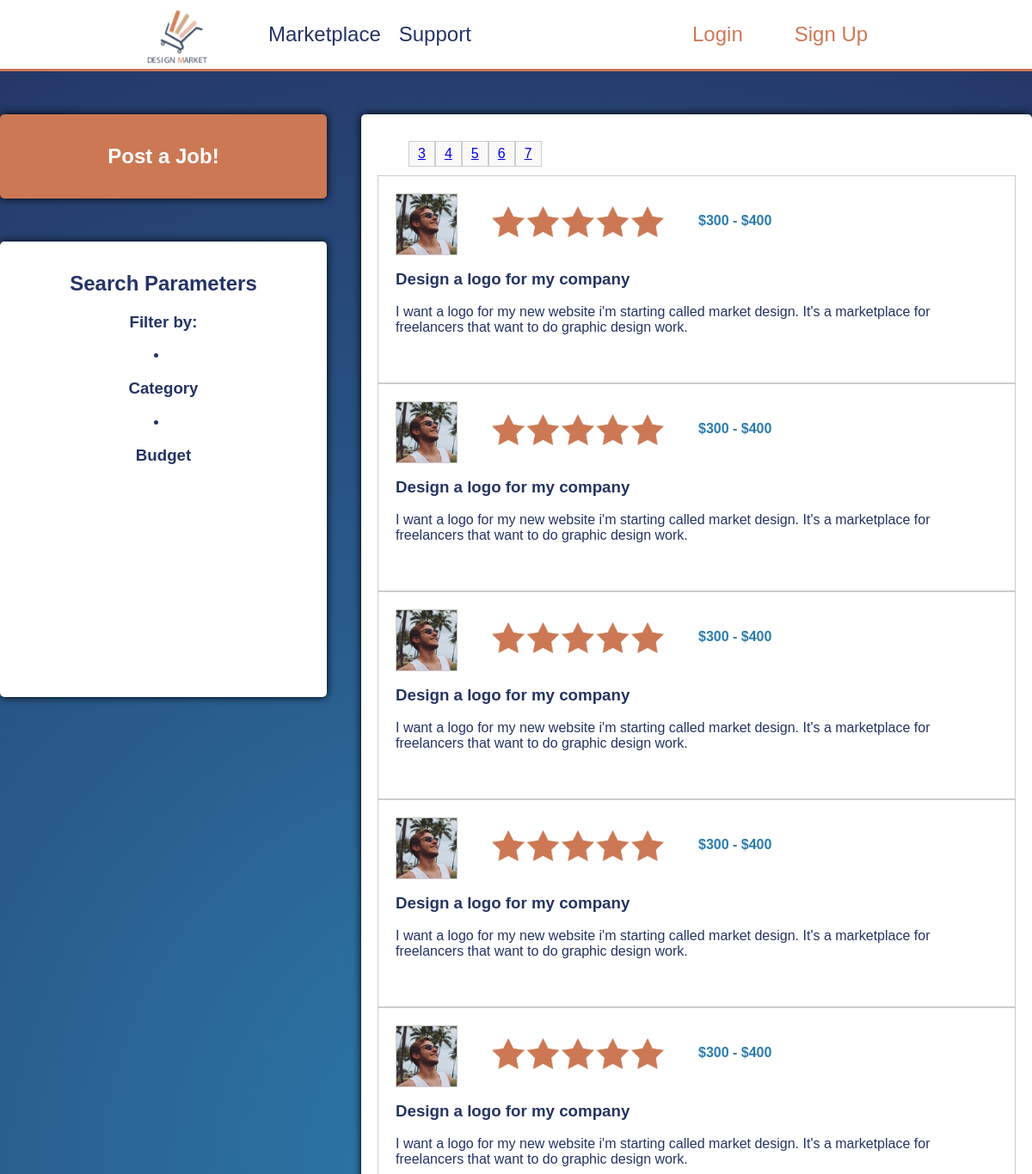
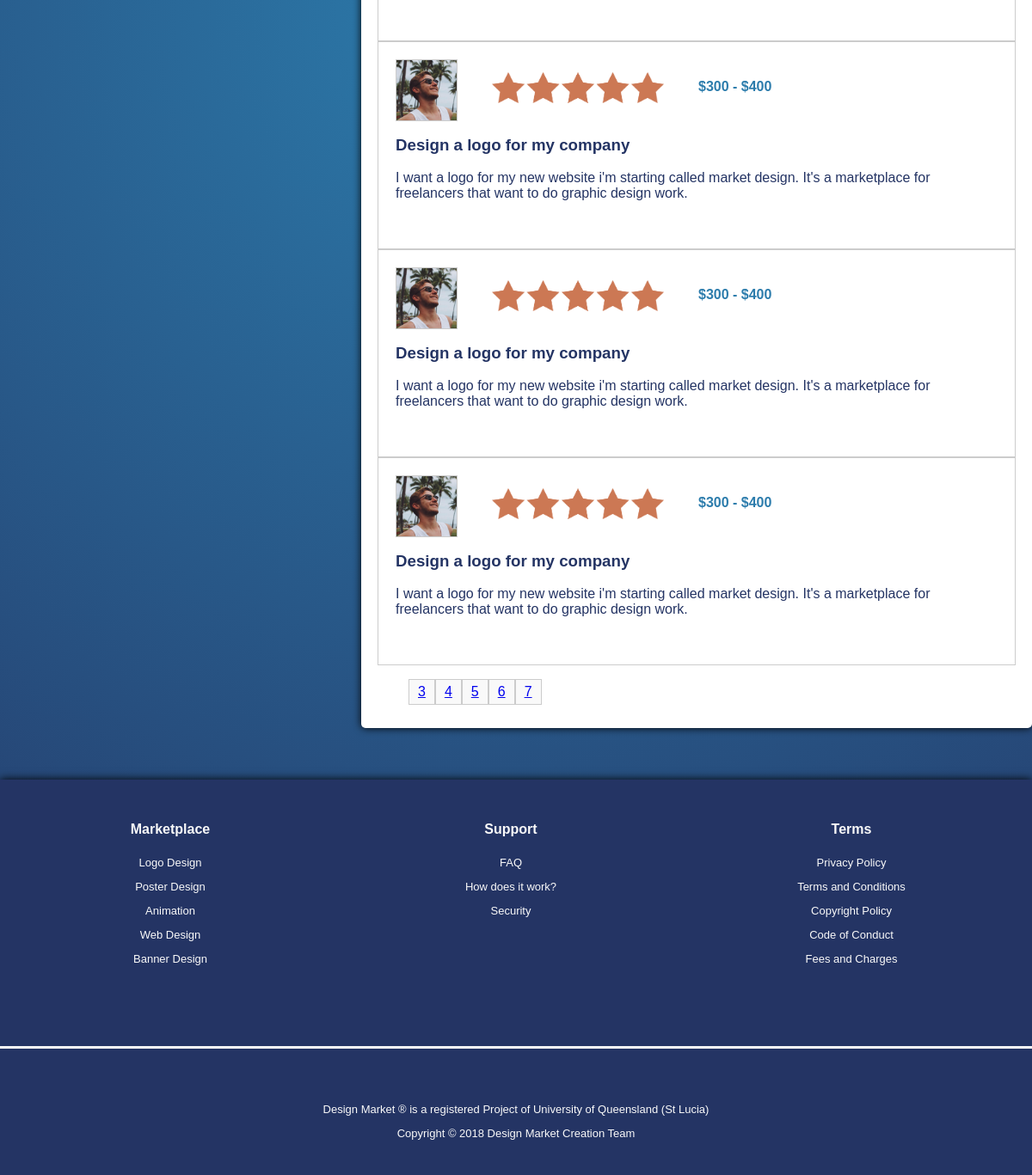
Page /marketplace.php?page=4 on the committed database (2 pictures, top to bottom).
### tables this page shows
CREATE TABLE `posts` (
  `id` int(11) NOT NULL,
  `posted_by` varchar(255) DEFAULT NULL,
  `name` varchar(255) DEFAULT NULL,
  `description` longtext,
  `inspiration` varchar(1000) NOT NULL DEFAULT './uploads/',
  `min_budget` float NOT NULL DEFAULT '0',
  `max_budget` float NOT NULL DEFAULT '1',
  `budget_type` varchar(255) NOT NULL DEFAULT 'Hard',
  `privacy` varchar(255) NOT NULL DEFAULT 'Public',
  `completed` tinyint(1) NOT NULL DEFAULT '0',
  `date_added` timestamp NOT NULL DEFAULT CURRENT_TIMESTAMP
);

### marketplace.php (the view, shortened to what this page needs)
<?php
    $con = mysqli_connect("localhost", "admin", "password", "design_market");
    $sql = "SELECT * FROM posts WHERE completed='0' ORDER BY date_added";
    $result = $con->query($sql);
    $totalposts = $result->num_rows;
?>
<!DOCTYPE html>
<html>
    <link rel="stylesheet" href="css/style.css">
    <head>
        <?php
            if (!isset($_GET['page'])) {
                echo "<script>window.location.replace('./marketplace.php?page=1')</script>";
            } else if ($_GET['page'] > ceil($totalposts/8)) {
                echo "<script>window.location.replace('./marketplace.php?page=1')</script>";
            } else  {
                $page = $_GET['page'];
            }
        ?>
    </head>
    <body>
        <?php include('header.php'); ?>
        <div id="marketplaceContainer">
            <a href="postProject.php" id="marketPoster">
                <h2>Post a Job!</h2>
            </a>
            <div id="marketPosts">
                <div id="marketPages">
                    <ul>
                        <?php
                            if ($page + 4 > ceil($totalposts/8)) {
                                $navstart = ceil($totalposts/8) - 4;
                                if (0 > $navstart) {
                                    $navstart = 1;
                                }
                            } else {
                                if ($page == 1) {
                                    $navstart = 1;
                                } else {
                                    $navstart = $page - 1;
                                }
                            }
                            for ($i = $navstart; $i < $navstart + 5; $i++) {
                                if ($i <= ceil($totalposts/8)) {
                                    echo "<li><a href='./marketplace.php?page=$i'>$i</a></li>";
                                }
                            }
                        ?>
                    </ul>
                </div>
                <?php
                    $offset = ($page - 1) * 8;
                    $sql = "SELECT * FROM posts WHERE completed='0'  ORDER BY date_added DESC LIMIT $offset, 8";
                    $result = $con->query($sql);
                    while ($array = $result->fetch_assoc()) {
                ?>
                        <div id="userPost">
                            <ul>
                                <li><img src="images/ben.png" width="70" id="postImage"></li>
                                <li><img src="images/fiveStars.png" width="200" id="postRating"></li>
                                <li><h4><?php echo "$" . $array['min_budget'] . " - $" . $array['max_budget']; ?></h4></li>
                            </ul>
                            <h3><?php echo $array['name']; ?></h3>
                            <p><?php echo $array['description'] ?></p>
                        </div>
                <?php
                    }
                ?>
                <div id="marketPages">
                    <ul>
                        <?php
                            if ($page + 4 > ceil($totalposts/8)) {
                                $navstart = ceil($totalposts/8) - 4;
                                if (0 > $navstart) {
                                    $navstart = 1;
                                }
                            } else {
                                if ($page == 1) {
                                    $navstart = 1;
                                } else {
                                    $navstart = $page - 1;
                                }
                            }
                            for ($i = $navstart; $i < $navstart + 5; $i++) {
                                if ($i <= ceil($totalposts/8)) {
                                    echo "<li><a href='./marketplace.php?page=$i'>$i</a></li>";
                                }
                            }
                        ?>
                    </ul>
                </div>
            </div>
            <div id="marketSearch">
                <h2>Search Parameters</h2>
                <h3>Filter by:</h3>
                <li><h3>Category</h3></li>
                <li><h3>Budget</h3></li>
            </div>
            <div id="footerBreaker">
            </div>
        </div>
        <?php include('footer.php'); ?>
    </body>
</html>

### designMarket/css/style.css (style rules this page uses)
body { background: radial-gradient(circle, #2C7CAC, #243464); background-color: #2C7CAC; background-repeat:round; font-family: Helvetica; margin: 0; padding: 0; width: 100%; }
p { color: #243464; }
#marketplaceContainer { margin: 0 auto; width: 1200px; margin-bottom: 50px; height: 2140px; }
#marketPoster { margin-top: 50px; display: block; background-color: #CC7854; color: white; text-align: center; padding: 15px; box-shadow: 0px 0px 10px black; border-radius: 5px; width: 350px; float: left; text-decoration: none; transition: 0.4s; -webkit-transition: 0.4s; }
#marketSearch { margin-top: 50px; display: block; background-color: white; color: #243464; text-align: center; padding: 15px; box-shadow: 0px 0px 10px black; border-radius: 5px; width: 350px; float: left; height: 500px; }
#marketPosts { margin-top: 50px; display: block; background-color: white; color: #243464; text-align: left; padding: 15px; box-shadow: 0px 0px 10px black; border-radius: 5px; width: 750px; float: right; height: 2050px; }
#marketPages { height: 10px; float: none; margin-bottom: 30px; }
#marketPages li { list-style: none; background-color: #f9f9f9; padding-bottom: 5px; padding-top: 5px; padding-left: 10px; padding-right: 10px; float: left; border: solid 1px #ccc; margin-bottom: 10px; }
#userPost { margin: 0 auto; height: 200px; width: 700px; border: solid 1px #ccc; padding: 20px; }
#postImage { border: solid 1px #ccc; }
#postRating { margin-top: 15px; }
#userPost h4 { margin-top: 23px; color: #2C7CAC; }
#userPost ul { width: 650px; height: 70px; padding-left: 0px; margin-top: 0px; }
#userPost li { list-style: none; float: left; margin-right: 40px; }
#footerBreaker { height: 1px; width: 100%; }

### rows in the picture
posts: min_budget "300", max_budget "400", name "Design a logo for my company", description "I want a logo for my new website i'm starting called market design. It's a marketplace for freelancers that want to do graphic design work."
posts: min_budget "300", max_budget "400", name "Design a logo for my company", description "I want a logo for my new website i'm starting called market design. It's a marketplace for freelancers that want to do graphic design work."
posts: min_budget "300", max_budget "400", name "Design a logo for my company", description "I want a logo for my new website i'm starting called market design. It's a marketplace for freelancers that want to do graphic design work."
posts: min_budget "300", max_budget "400", name "Design a logo for my company", description "I want a logo for my new website i'm starting called market design. It's a marketplace for freelancers that want to do graphic design work."
posts: min_budget "300", max_budget "400", name "Design a logo for my company", description "I want a logo for my new website i'm starting called market design. It's a marketplace for freelancers that want to do graphic design work."
posts: min_budget "300", max_budget "400", name "Design a logo for my company", description "I want a logo for my new website i'm starting called market design. It's a marketplace for freelancers that want to do graphic design work."
posts: min_budget "300", max_budget "400", name "Design a logo for my company", description "I want a logo for my new website i'm starting called market design. It's a marketplace for freelancers that want to do graphic design work."
posts: min_budget "300", max_budget "400", name "Design a logo for my company", description "I want a logo for my new website i'm starting called market design. It's a marketplace for freelancers that want to do graphic design work."
